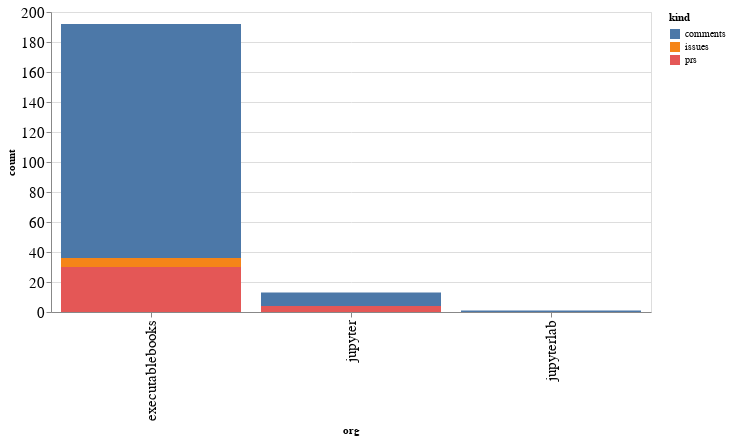

Here is the notebook cell this chart was saved with:
### Code cell
alt.Chart(org_summaries, width=600).mark_bar().encode(
    x='org',
    y='count',
    color='kind',
    tooltip="org"
)

### Figure 1 — Vega-Lite specification as saved in the notebook (floating-point values rounded to 4 significant figures)
{"config": {"axisLeft": {"labelFontSize": 15}, "axisBottom": {"labelFontSize": 15}}, "data": {"name": "data-ed235d3926e0f1ed7d0d423b1bdbe595"}, "mark": "bar", "encoding": {"color": {"type": "nominal", "field": "kind"}, "tooltip": {"type": "nominal", "field": "org"}, "x": {"type": "nominal", "field": "org"}, "y": {"type": "quantitative", "field": "count"}}, "width": 600, "$schema": "https://vega.github.io/schema/vega-lite/v4.8.1.json", "datasets": {"data-ed235d3926e0f1ed7d0d423b1bdbe595": [{"org": "executablebooks", "kind": "comments", "count": 156}, {"org": "executablebooks", "kind": "issues", "count": 6}, {"org": "executablebooks", "kind": "prs", "count": 30}, {"org": "jupyter", "kind": "comments", "count": 9}, {"org": "jupyter", "kind": "prs", "count": 4}, {"org": "jupyterlab", "kind": "comments", "count": 1}]}}
